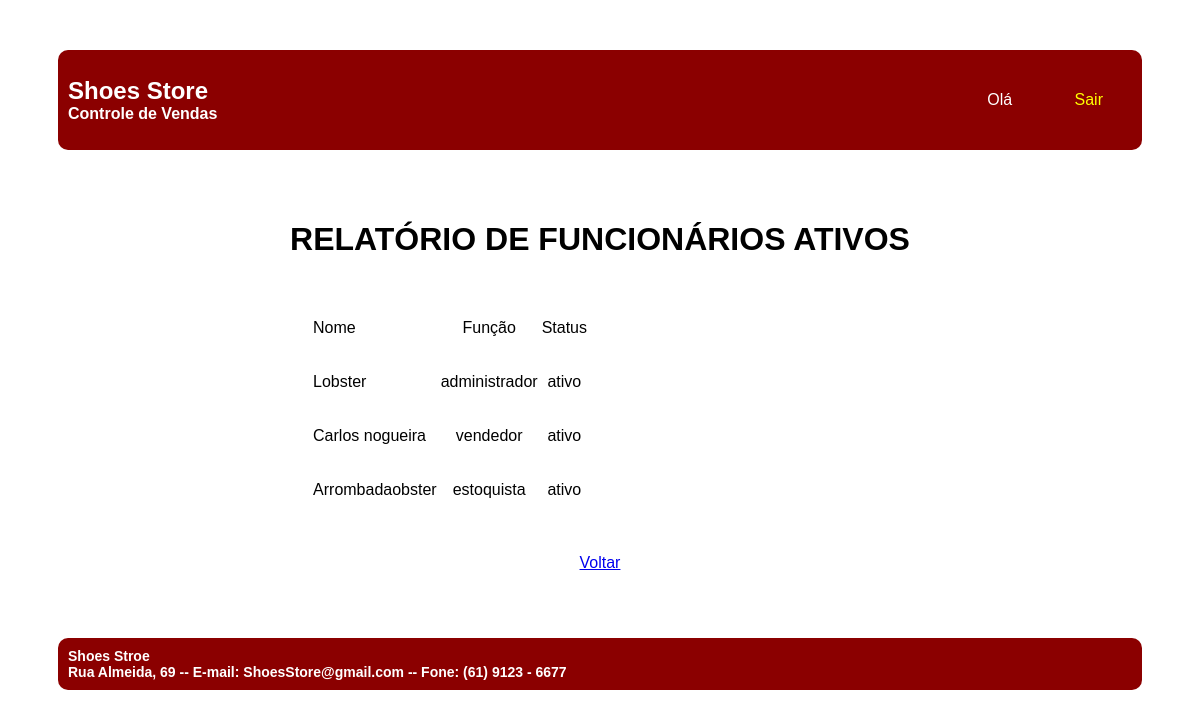
The page /rel_funcionarios.php on the database its author committed.
### tables this page shows
CREATE TABLE `usuarios` (
  `COD_USER` int(11) NOT NULL,
  `FUNCAO` varchar(20) NOT NULL,
  `NOME_USER` varchar(45) NOT NULL,
  `LOGIN_USER` varchar(45) NOT NULL,
  `SENHA_USER` varchar(45) NOT NULL,
  `STATUS_USER` varchar(7) DEFAULT 'ativo'
);

### rel_funcionarios.php (the view, shortened to what this page needs)
<!DOCTYPE html>
<html>
    <head>
        <link rel="stylesheet" type="text/css" href="css/layout.css">
		<link rel="stylesheet" type="text/css" href="css/menu.css">
    </head>
    <body>
        <div id="principal">
			<div id="topo">
				<div id="logo">
                <h1> Shoes Store </h1>
					<h4> Controle de Vendas </h4>
				</div>
				<div id="menu_global"  class="menu_global">
					<ul>
                        <li> Olá <?php include "validar_login.php";?></li>
						<li><a href="logout.php" class="active">Sair</a></li>
					</ul>
				</div>
			</div>
			<div id="conteudo_especifico">
				<div class="div_central centralizar">
					<h1> RELATÓRIO DE FUNCIONÁRIOS ATIVOS</h1>
					<?php
						$conectar = mysqli_connect ("localhost", "root", "", "shoes-store");
						$sql_consulta = "SELECT cod_user, nome_user, funcao, status_user FROM usuarios
										 WHERE status_user = 'ativo'";
						$resultado_consulta = mysqli_query ($conectar, $sql_consulta);
					?>
					<table class="centralizar">
						<tr>
							<td class="esquerda">
								<p> Nome </p>
							</td>
							<td>
								<p> Função </p>
							</td>
							<td>
								<p> Status </p>
							</td>
						</tr>
						<?php
							while ($registro = mysqli_fetch_row($resultado_consulta))
							{
						?>
						<tr>
							<td class="esquerda">
								<p>
									<?php
										echo "$registro[1]";
									?>
								</p>
							</td>
							<td>
								<p>
									<?php echo "$registro[2]"; ?>
								</p>
							</td>
							<td>
								<p>
									<?php
										echo "$registro[3]";
									?>
								</p>
							</td>
						</tr>
						<?php
							}
						?>
					</table>
					<p> <a href="relatorios.php"> Voltar </a> </p>
				</div>
			</div>
			<div id="rodape">
				<div id="texto_institucional">
					<div id="texto_institucional">
                    <h6> Shoes Stroe </h6>
						<h6> Rua Almeida, 69 -- E-mail: ShoesStore@gmail.com -- Fone: (61) 9123 - 6677 </h6>
					</div>
				</div>
		</div>
    </body>
</html>

### css/layout.css (style rules this page uses)
#topo { padding: 10px; display: flex; justify-content: space-between; align-items: center; margin: 0 auto 20px auto; background-color: darkred; color: white; border-radius: 10px; }
#logo h1 { font-size: 24px; margin: 0; }
#logo h4 { font-size: 16px; margin: 0; }
#conteudo_especifico { padding: 10px; display: grid; grid-template-columns: repeat(2, 1fr); grid-gap: 20px; margin: 0 auto 5px auto; }
.div_central { margin: auto; grid-column-start: 1; grid-column-end: 3; }
#rodape { padding: 10px; display: flex; justify-content: space-between; align-items: center; margin: 20px auto 0 auto; background-color: darkred; color: white; border-radius: 10px; }
#rodape h6 { font-size: 14px; margin: 0 12px 0 0; }
.centralizar { text-align: center; padding: 20px; }
.esquerda { text-align: left; }

### css/menu.css (style rules this page uses)
.menu_global a { text-decoration: none; color: black; }
.menu_global a.active { color: yellow; }

### rows shown on the page
usuarios: NOME_USER "Lobster", FUNCAO "administrador", STATUS_USER "ativo"
usuarios: NOME_USER "Carlos nogueira", FUNCAO "vendedor", STATUS_USER "ativo"
usuarios: NOME_USER "Arrombadaobster", FUNCAO "estoquista", STATUS_USER "ativo"
